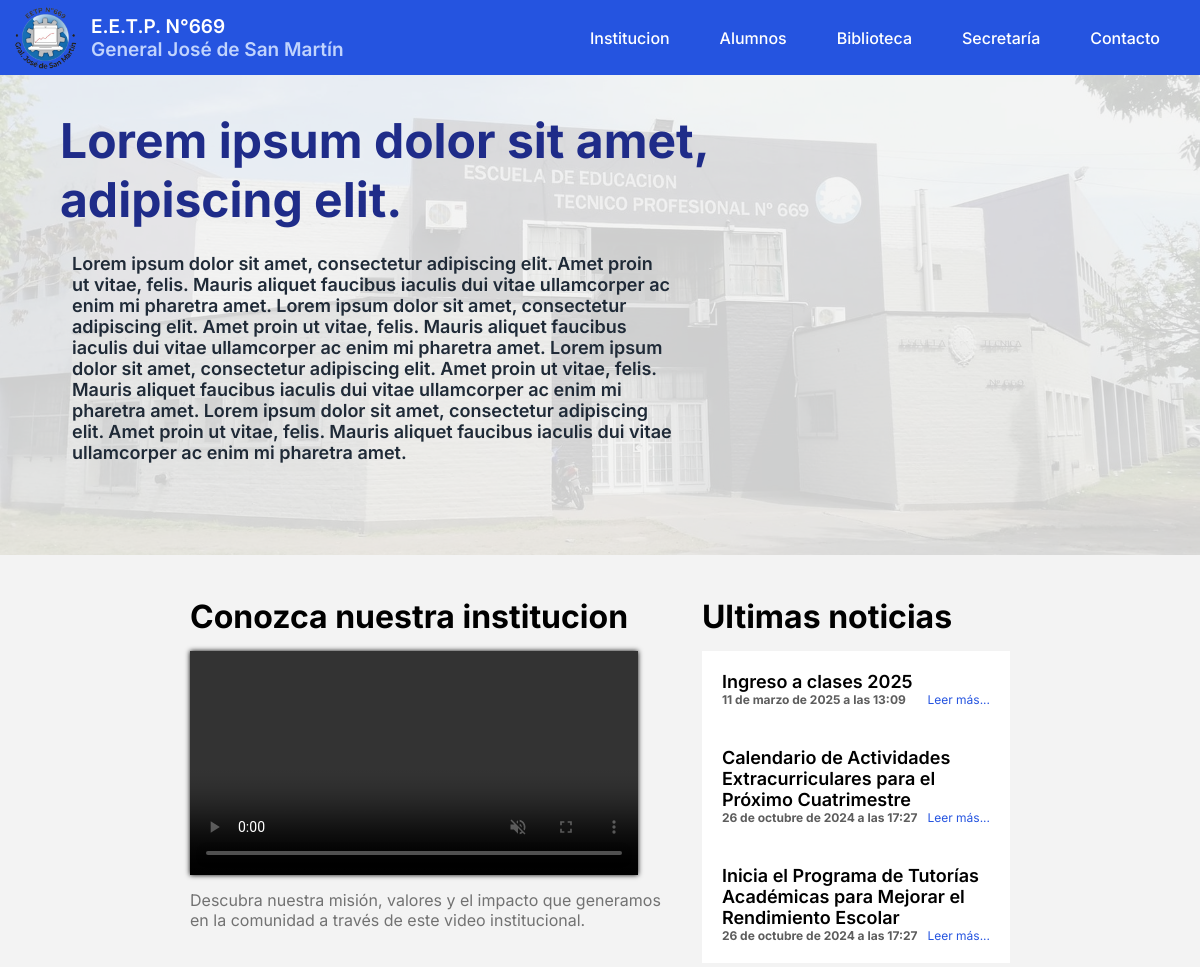
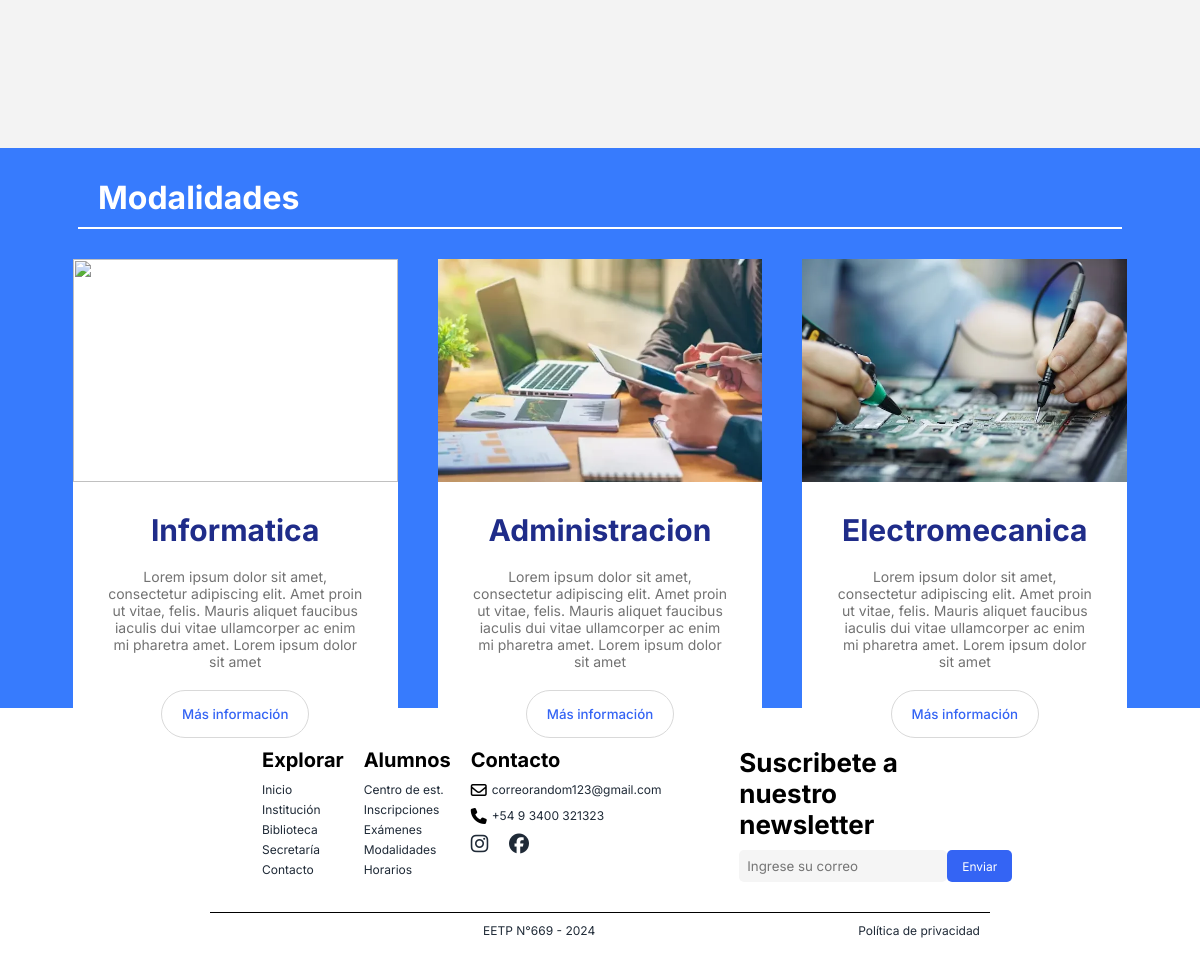
The page / on the database its author committed (2 pictures, top to bottom).
### novedades/models.py (models this page shows, shortened)
class Novedad(models.Model):
    title = models.CharField(max_length=100, verbose_name='Titulo')
    content = RichTextField(verbose_name='Contenido')
    slug = models.SlugField(verbose_name='Slug', unique=True, blank=True)
    created = models.DateTimeField(auto_now_add=True)
    updated = models.DateTimeField(auto_now=True)
    order = models.IntegerField(verbose_name='Orden', default=0)

### core/views.py (the view)
# urls.py: path('', HomePageView.as_view(), name="home"),
class HomePageView(ListView):
    model = Novedad
    template_name = 'core/home.html'
    context_object_name = 'novedades'  # Opcional: para usar un nombre más descriptivo en el template
    def get_queryset(self):
        return Novedad.objects.all().order_by('-created')[:3]

### modalidades/processors.py (called while the page is built)
def ctx_dict(request):
    ctx = {'modalidades': Modalidad.objects.all() }
    return ctx

### core/templates/core/home.html (shortened to what this page needs)
{% extends "core/base.html" %}
{% load static %}
{% block content %}
<div class="portada">
    <img src="{% static 'img/foto-escuela.jpg' %}" alt="Foto del frente de la escuela" class="foto-escuela">
    <div class="txt">
        <h2>Lorem ipsum dolor sit amet, adipiscing elit.</h2>
        <h3>Lorem ipsum dolor sit amet, consectetur adipiscing elit. Amet proin ut vitae, felis. Mauris aliquet faucibus iaculis dui vitae ullamcorper ac enim mi pharetra amet. Lorem ipsum dolor sit amet, consectetur adipiscing elit. Amet proin ut vitae, felis. Mauris aliquet faucibus iaculis dui vitae ullamcorper ac enim mi pharetra amet. Lorem ipsum dolor sit amet, consectetur adipiscing elit. Amet proin ut vitae, felis. Mauris aliquet faucibus iaculis dui vitae ullamcorper ac enim mi pharetra amet. Lorem ipsum dolor sit amet, consectetur adipiscing elit. Amet proin ut vitae, felis. Mauris aliquet faucibus iaculis dui vitae ullamcorper ac enim mi pharetra amet.</h3>
    </div>
</div>
<div class="informacion">
    <div class="institucion">
        <h2 class='info-title'>Conozca nuestra institucion</h2>
        <video autoplay muted controls preload="metadata">
            <source src="{% static 'img/esc.mp4' %}" type="video/mp4">
        </video>
        <p class="smalltext">Descubra nuestra misión, valores y el impacto que generamos en la comunidad a través de este video institucional.</p>
    </div>
    <div class="novedades">
        <div class="header">
            <h2 class='info-title'>Ultimas noticias</h2>
        </div>
        <div class="body">
            {% for novedad in object_list %}
            <div class="new">
                <h4>{{novedad.title}}</h4>
                <div class="sub">
                    <h5>{{novedad.created}}</h5>
                    <a href="{% url 'novedad' slug=novedad.slug %}">Leer más...</a>
                </div>
            </div>
            {% endfor %}
        </div>
    </div>
</div>
<div class="modalidades">
    <h3>Modalidades</h3>
    <div class="cards-container">
        <div class="card informatica">
            <img src="{% static 'img/modalidades/informatica.jpg' %}" alt="">
            <div class="txt">
                <h4>Informatica</h4>
                <p>Lorem ipsum dolor sit amet, consectetur adipiscing elit. Amet proin ut vitae, felis. Mauris aliquet faucibus iaculis dui vitae ullamcorper ac enim mi pharetra amet. Lorem ipsum dolor sit amet</p>
                <a href="">
                    <button>Más información</button>
                </a>
            </div>
        </div>
        <div class="card administracion">
            <img src="{% static 'img/administracion.webp' %}" alt="">
            <div class="txt">
                <h4>Administracion</h4>
                <p>Lorem ipsum dolor sit amet, consectetur adipiscing elit. Amet proin ut vitae, felis. Mauris aliquet faucibus iaculis dui vitae ullamcorper ac enim mi pharetra amet. Lorem ipsum dolor sit amet</p>
                <a href="">
                    <button>Más información</button>
                </a>
            </div>
        </div>
        <div class="card electromecanica">
            <img src="{% static 'img/electromecanica.webp' %}" alt="">
            <div class="txt">
                <h4>Electromecanica</h4>
                <p>Lorem ipsum dolor sit amet, consectetur adipiscing elit. Amet proin ut vitae, felis. Mauris aliquet faucibus iaculis dui vitae ullamcorper ac enim mi pharetra amet. Lorem ipsum dolor sit amet</p>
                <a href="">
                    <button>Más información</button>
                </a>
            </div>
        </div>
    </div>
</div>
{% endblock content %}

### static/css/index.css (style rules this page uses)
* { margin: 0; padding: 0; box-sizing: border-box; font-family: 'Inter', sans-serif; }
body { background-color: #f3f3f3; }

### static/css/inicio.css (style rules this page uses)
.portada { width: 100%; height: 90vh; position: relative; }
.portada .txt h2 { font-size: 48px; color: #1F2C89; position: relative; margin: 3% auto auto 5%; width: 40%; }
.portada .txt h3 { font-size: 18px; color: #1F2A37; position: relative; margin: 2% auto auto 6%; font-weight: 500; width: 35%; }
.foto-escuela { position: absolute; object-fit: cover; width:100%; height:100%; opacity: 15%; }
.informacion { display: flex; flex-direction: row; justify-content: space-between; align-items: start; width: 70%; margin: auto; padding: 2rem 0; }
.info-title { text-align: left; font-size: 2rem; }
.institucion { width: 60%; display: flex; flex-direction: column; box-shadow: 0 0px 0px; padding: 10px; gap: 15px; }
.institucion .smalltext { color: #727272; }
.novedades { padding: 10px; gap: 15px; width: 40%; display: flex; flex-direction: column; }
.new { width: 100%; background-color: white; padding: 1.5rem; }
.new h4 { color: black; font-size: 18px; font-weight: 600; }
.new .sub { display: flex; flex-direction: row; justify-content: space-between; }
.new .sub h5 { font-size: 12px; color: rgb(93, 93, 93); }
.new .sub a { font-size: 12px; color: #2554e0; }
.institucion video { object-fit: fill; width: 95%; box-shadow: 0 0 5px; }
.modalidades { width: 100%; background-color: #377BFD; display: flex; align-items: center; flex-direction: column; padding: 20px; gap: 30px; }
.modalidades h3 { width: 70%; text-align: left; color: white; font-size: 32px; border-bottom: 2px solid white; padding: 10px 20px; }
.cards-container { width: 95%; height: 60%; display: flex; flex-direction: row; justify-content: center; }
.card { width: 22%; margin: auto 20px; background-color: white; text-align: center; display: flex; flex-direction: column ; align-items: center; }
.card img { width: 100%; height: 223px; object-fit: cover; }
.card .txt { width: auto; height: 100%; padding-top: 30px; padding-bottom: 30px; display: flex; justify-content: space-around; }
.card .txt h4 { color: #1F2C89; font-size: 30px; margin-bottom: 20px; width: auto; }
.card .txt p { color: #727272; font-size: 14px; margin: auto; margin-bottom: 20px; width: 80%; }
.card .txt button { color: #3464F4; background-color: white; padding: 15px 20px; font-weight: 500; border: 1px solid #D9D9D9; border-radius: 30px; }
@media (max-width: 1580px) { .informacion { gap: 20px; } }
@media (max-width: 1440px) { .informacion { height: 70vh; } }
@media (max-width: 1440px) { .portada { height: 60vh; } }
@media (max-width: 1440px) { .portada .txt h2 { font-size: 48px; width: 60%; } }
@media (max-width: 1440px) { .portada .txt h3 { width: 50%; font-weight: 600; } }
@media (max-width: 1440px) { .modalidades { height: 70vh; } }
@media (max-width: 1440px) { .modalidades h3 { width: 80%; } }
@media (max-width: 1440px) { .cards-container { width: 100%; height: auto; } }
@media (max-width: 1440px) { .card { width: 25%; } }
@media (max-width: 1200px) { .new { padding: 20px; } }
@media (max-width: 1200px) { .modalidades h3 { width: 90%; } }
@media (max-width: 1200px) { .card { width: 28%; } }

### static/css/layout/nav.css (style rules this page uses)
a { text-decoration: none; color: white; }
.txt { display: flex; flex-direction: column; }

### rows shown on the page
Novedad: title "Ingreso a clases 2025", created "11 de marzo de 2025 a las 13:09"
Novedad: title "Calendario de Actividades Extracurriculares para el Próximo Cuatrimestre", created "26 de octubre de 2024 a las 17:27"
Novedad: title "Inicia el Programa de Tutorías Académicas para Mejorar el Rendimiento Escolar", created "26 de octubre de 2024 a las 17:27"
